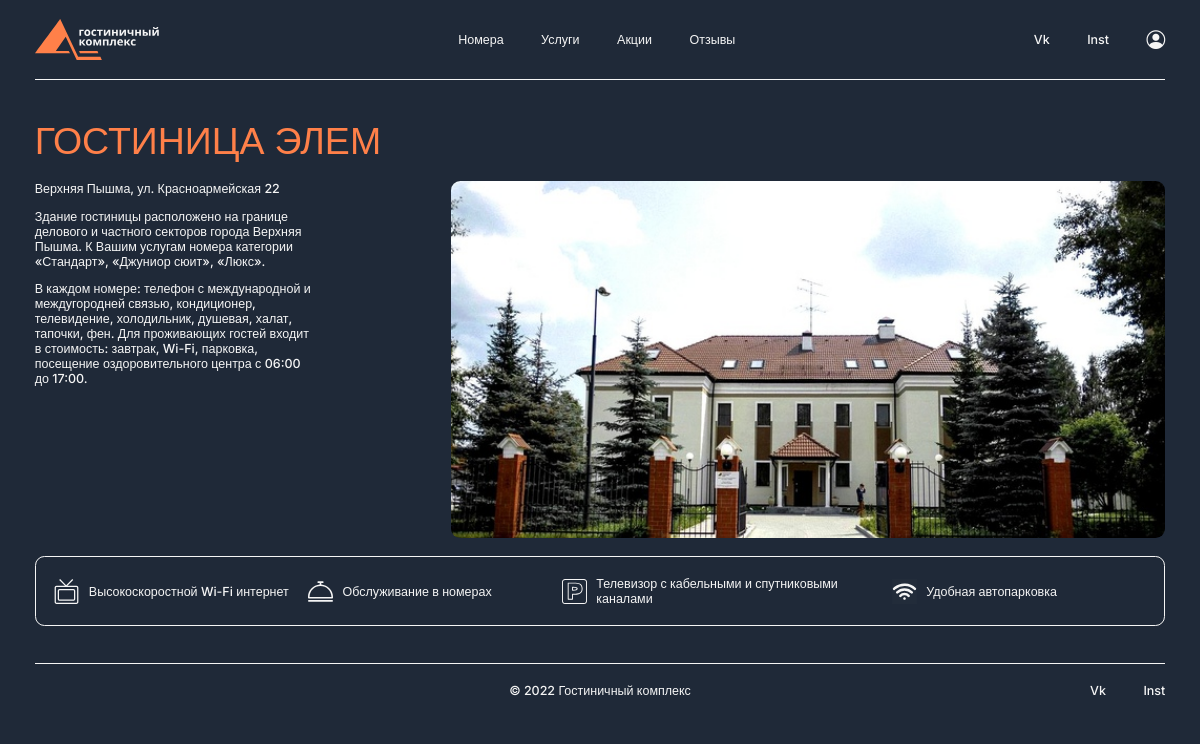
Page /elem/ on the earlier database version.
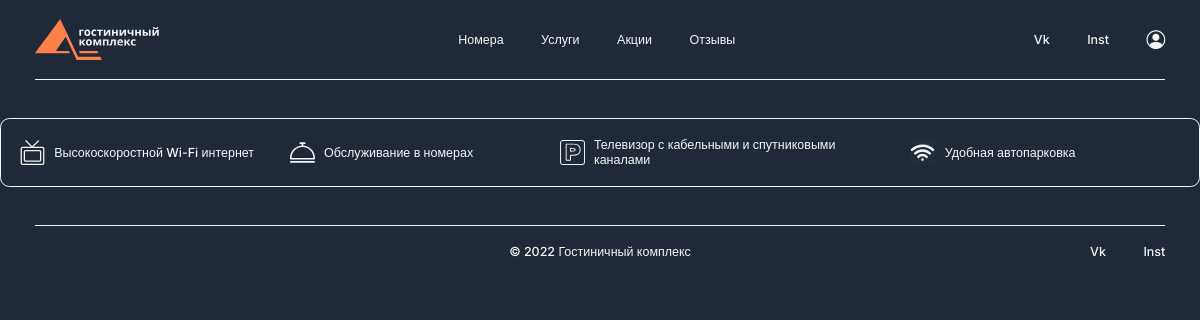
Same page on the later database version.
### hotels/models.py (models this page shows, shortened)
class Hotels(models.Model):
    title = models.CharField(max_length=50, verbose_name="Отель")
    slug = models.SlugField(max_length=50, unique=True, db_index=True, verbose_name="URL")
    content = models.TextField(verbose_name="Описание 1")
    description = models.TextField(verbose_name="Описание 2", blank=True)
    picture = models.ImageField(upload_to="photos/%Y/%m/%d/", verbose_name="Фотография")
    address = models.CharField(max_length=150, verbose_name="Адрес")
    telephone = models.CharField(max_length=50, verbose_name="Телефон")
    email = models.EmailField(max_length=50, verbose_name="Почта")
    class Meta:
        verbose_name = 'Отель'
        verbose_name_plural = 'Отели'

### hotels/views.py (the view)
# urls.py: path('elem/', elem, name='elem'),
def elem(request):
    hotels = Hotels.objects.order_by("id")
    context = {
        'hotels': hotels,
        'menu': menu,
        'title': 'О гостинице Элем'
    }
    return render(request, 'hotels/elem.html', context=context)

### hotels/templates/hotels/elem.html
{% extends "hotels/base.html" %}
{% block content %}
    <section class="about indent-1">
        <div class="container-md">
            {% for h in hotels %}
                        {% if h.slug == 'elem' %}
            <h1 class="title h1 indent-2">Гостиница {{ h.title }}</h1>
            <div class="about__main indent-2">
                <div class="about__text">
                            <p class="white h3 indent-3">{{ h.address }}</p>
                            <p class="white h3 indent-3">{{ h.content }}</p>
                            <p class="white h3">{{ h.description }}</p>
                            </div>
                            <div class="about__img">
                                <img src="{{ h.picture.url }}" alt="">
                            </div>
                        {% endif %}
                    {% endfor %}
            </div>
            <div class="about__brief">
                <div class="brief__align">
                    <img class="brief__img" src="/static/hotels/images/Group 1428.svg" alt="">
                    <p class="white h3">Высокоскоростной Wi-Fi интернет</p>
                </div>
                <div class="brief__align">
                    <img class="brief__img" src="/static/hotels/images/Group 1429.svg" alt="">
                    <p class="white h3">Обслуживание в номерах</p>
                </div>
                <div class="brief__align">
                    <img class="brief__img" src="/static/hotels/images/Group 1430.svg" alt="">
                    <p class="white h3">Телевизор с кабельными и спутниковыми каналами</p>
                </div>
                <div class="brief__align">
                    <img class="brief__img" src="/static/hotels/images/Group 1431.svg" alt="">
                    <p class="white h3">Удобная автопарковка</p>
                </div>
            </div>
        </div>
    </section>
{% endblock %}

Differences in the rows shown:
removed Hotels: title "ЭЛЕМ", address "Верхняя Пышма, ул. Красноармейская 22", content "Здание гостиницы расположено на границе делового и частного секторов города Верхняя Пышма. К Вашим услугам номера категории «Стандарт», «Джуниор сюит», «Люкс».", description "В каждом номере: телефон с международной и междугородней связью, кондиционер, телевидение, холодильник, душевая, халат, тапочки, фен. Для проживающих гостей входит в стоимость: завтрак, Wi-Fi, парковка, посещение оздоровительного центра с 06:00 до 17:00.", picture (picture)
